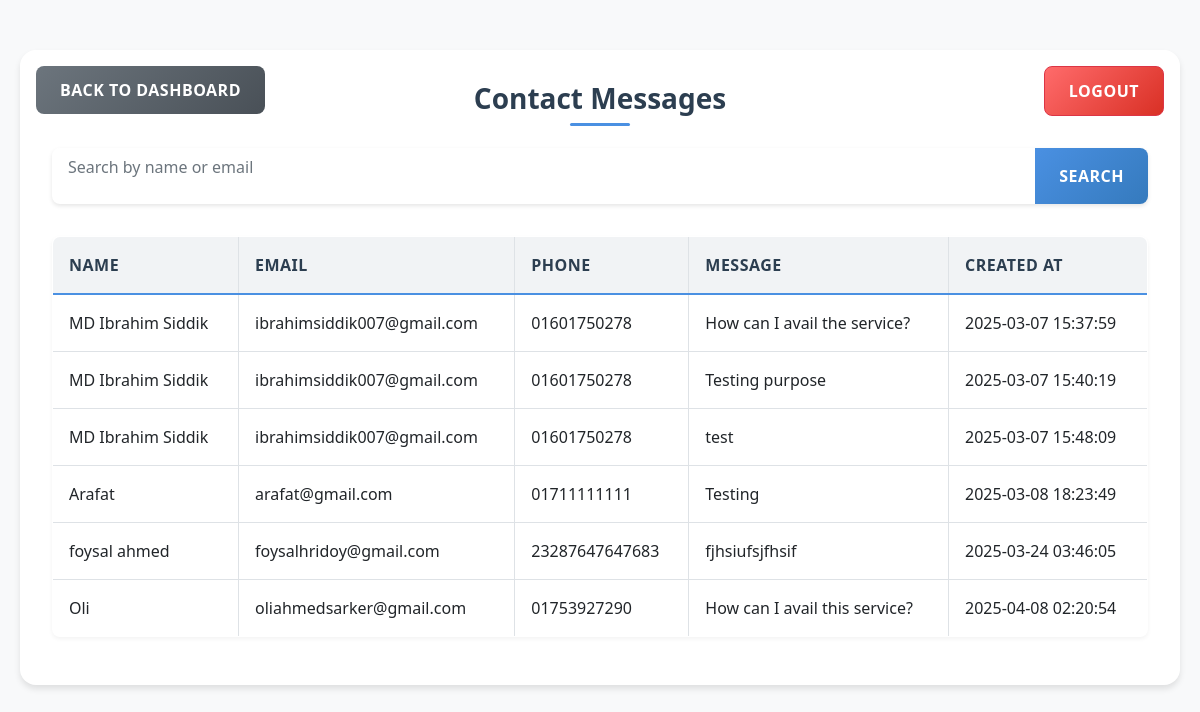
Page /admin_contacts.php (signed in) on the committed database.
### tables this page shows
CREATE TABLE `contacts` (
  `id` int(11) NOT NULL,
  `name` varchar(255) NOT NULL,
  `email` varchar(255) NOT NULL,
  `phone` varchar(20) NOT NULL,
  `message` text NOT NULL,
  `created_at` timestamp NOT NULL DEFAULT current_timestamp()
);

### admin_contacts.php (the view, shortened to what this page needs)
<?php
include 'db.php';
$search = '';
$query = "SELECT name, email, phone, message, created_at FROM contacts WHERE name LIKE ? OR email LIKE ?";
$stmt = $conn1->prepare($query);
$search_param = '%' . $search . '%';
$stmt->bind_param("ss", $search_param, $search_param);
$stmt->execute();
$result = $stmt->get_result();
?>
<!DOCTYPE html>
<html lang="en">
<head>
    <link href="https://stackpath.bootstrapcdn.com/bootstrap/4.5.2/css/bootstrap.min.css" rel="stylesheet">
</head>
<body>
    <div class="container">
        <div class="dashboard-container">
            <a href="admin_dashboard.php" class="btn btn-primary back-link">
                <i class="fas fa-arrow-left"></i> Back to Dashboard
            </a>
            <a href="admin_dashboard.php?logout=true" class="btn btn-danger logout-link">Logout</a>
            <h3 class="text-center">Contact Messages</h3>
            <form class="search-form" method="GET" action="admin_contacts.php">
                <div class="input-group">
                    <input type="text" class="form-control" name="search" placeholder="Search by name or email" value="<?php echo htmlspecialchars($search); ?>">
                    <div class="input-group-append">
                        <button class="btn btn-primary" type="submit">Search</button>
                    </div>
                </div>
            </form>
            <table class="table table-bordered">
                <thead>
                    <tr>
                        <th>Name</th>
                        <th>Email</th>
                        <th>Phone</th>
                        <th>Message</th>
                        <th>Created At</th>
                    </tr>
                </thead>
                <tbody>
                    <?php while ($row = $result->fetch_assoc()): ?>
                        <tr>
                            <td><?php echo htmlspecialchars($row['name']); ?></td>
                            <td><?php echo htmlspecialchars($row['email']); ?></td>
                            <td><?php echo htmlspecialchars($row['phone']); ?></td>
                            <td><?php echo htmlspecialchars($row['message']); ?></td>
                            <td><?php echo htmlspecialchars($row['created_at']); ?></td>
                        </tr>
                    <?php endwhile; ?>
                </tbody>
            </table>
        </div>
    </div>
</body>
</html>

### admin_contacts.php (style rules this page uses)
:root { --primary-color: #4a90e2; --secondary-color: #50c878; --accent-color: #ff6b6b; --background-color: #f8f9fa; --text-color: #2c3e50; --card-shadow: 0 4px 6px rgba(0, 0, 0, 0.1); --transition-speed: 0.3s; --success-color: #28a745; --warning-color: #ffc107; --dark-bg: #121212; --dark-card-bg: #1e1e1e; --dark-text: #ffffff; --dark-border: #333; --table-header-bg: #f1f3f5; --table-row-hover: #f8f9fa; }
body { background-color: var(--background-color); color: var(--text-color); font-family: 'Segoe UI', Tahoma, Geneva, Verdana, sans-serif; animation: fadeIn 0.8s ease-out; }
.container { max-width: 1200px; margin: 30px auto; padding: 20px; }
.dashboard-container { background: white; border-radius: 16px; box-shadow: var(--card-shadow); padding: 2rem; position: relative; animation: slideIn 0.6s ease-out forwards; }
.dashboard-container h3 { margin-bottom: 2rem; color: var(--text-color); font-weight: 600; text-align: center; position: relative; }
.dashboard-container h3::after { content: ''; position: absolute; bottom: -10px; left: 50%; transform: translateX(-50%); width: 60px; height: 3px; background: var(--primary-color); border-radius: 2px; }
.search-form { margin-bottom: 2rem; animation: fadeIn 0.8s ease-out 0.2s backwards; }
.input-group { box-shadow: 0 2px 4px rgba(0, 0, 0, 0.1); border-radius: 8px; overflow: hidden; }
.form-control { border: none; padding: 1rem; font-size: 1rem; border-radius: 8px 0 0 8px; }
.btn-primary { background: linear-gradient(135deg, var(--primary-color), #357abd); border: none; padding: 1rem 1.5rem; font-weight: 600; text-transform: uppercase; letter-spacing: 0.5px; transition: all var(--transition-speed); }
.back-link, .logout-link { position: absolute; top: 1rem; padding: 0.75rem 1.5rem; border-radius: 8px; font-weight: 600; text-transform: uppercase; letter-spacing: 0.5px; transition: all var(--transition-speed); z-index: 10; }
.back-link { left: 1rem; background: linear-gradient(135deg, #6c757d, #495057); color: white; }
.logout-link { right: 1rem; background: linear-gradient(135deg, var(--accent-color), #d93025); color: white; }
.table { margin-top: 2rem; border-radius: 8px; overflow: hidden; box-shadow: 0 2px 4px rgba(0, 0, 0, 0.05); animation: fadeIn 0.8s ease-out 0.4s backwards; }
.table thead th { background: var(--table-header-bg); border-bottom: 2px solid var(--primary-color); color: var(--text-color); font-weight: 600; text-transform: uppercase; letter-spacing: 0.5px; padding: 1rem; }
.table tbody tr { transition: all var(--transition-speed); }
.table td { padding: 1rem; vertical-align: middle; border-bottom: 1px solid #dee2e6; }

### rows in the picture
contacts: name "MD Ibrahim Siddik", email "ibrahimsiddik007@gmail.com", phone "01601750278", message "How can I avail the service?", created_at "2025-03-07 15:37:59"
contacts: name "MD Ibrahim Siddik", email "ibrahimsiddik007@gmail.com", phone "01601750278", message "Testing purpose", created_at "2025-03-07 15:40:19"
contacts: name "MD Ibrahim Siddik", email "ibrahimsiddik007@gmail.com", phone "01601750278", message "test", created_at "2025-03-07 15:48:09"
contacts: name "Arafat", email "arafat@gmail.com", phone "01711111111", message "Testing", created_at "2025-03-08 18:23:49"
contacts: name "foysal ahmed", email "foysalhridoy@gmail.com", phone "23287647647683", message "fjhsiufsjfhsif", created_at "2025-03-24 03:46:05"
contacts: name "Oli", email "oliahmedsarker@gmail.com", phone "01753927290", message "How can I avail this service?", created_at "2025-04-08 02:20:54"
